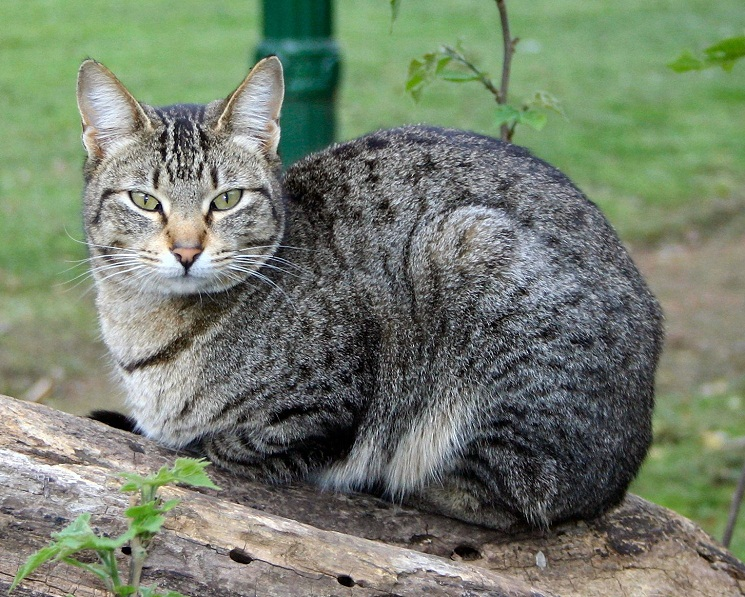
#> input picture Learning_open_cv/Photos/Cat.jpg, 745 x 597 px, given in place of the camera
$ python vision_test.py
#> lines starting #> are read from the running program, lines starting #| are printed output that depends on the picture; after the words box and inside, x2 and y2 are one past the last pixel; in counts of white or black regions, pixels touching at a corner belong together
'''cv2.inRange()....
This function applies a spatial binary indiicator accross three chanels across every pixel in the frame.
It outputs a single 2D matrix in HSV form. '''


'''cv2.findContours()....
This function analyses the 2D matrix and finds a discrete set of points that form the shape.
It transitions through the binary matrix line until it transitions from a 0 to a 1, and then continues until it transitions back to a 0.
It eventually creates a parametric curve that binds all the points.'''


'''cv2.boundingRect()....
This function finds the minimum area rectangle that contains all of the points from the contour'''


import cv2
import numpy as np

def main():
    # Initialize the webcam feed
    cap = cv2.VideoCapture(0)

    if not cap.isOpened():
        print("Error: Could not open webcam.")
        return
    print("Webcam feed started. Press 'q' to exit.")
    # Loop to continuously get frames from the webcam
    # The q means that the loop will break when the 'q' key is pressed

    while True:
        ret, frame = cap.read()
#> frame is the input picture: shape (597, 745, 3); mean B, G, R 109.5, 127.1, 116.6
        # ret is a boolean that returns true or false based on whether there was a frame recorded.
        # Check if the frame was captured successfully
        if not ret:
            print("Error: Could not read frame.")
            break
        height, width, _ = frame.shape
#> height = 597; width = 745
        centre_x = width // 2
#> centre_x = 372
        centre_y = height //2
#> centre_y = 298

        # Convert to HSV colour space
        # This stands for Hue, Saturation, and Value. It is a cylindrical color space that is often used in computer vision applications because it separates color information (hue) from intensity information (value).
        hsv_frame = cv2.cvtColor(frame, cv2.COLOR_BGR2HSV)
#> hsv_frame: shape (597, 745, 3); mean H, S, V 61.3, 51.1, 131.1

        # Next must define what constitutes the colour red
        # It must be defined by two ranges as red sits at 0 degrees on the hue spectrum.

        lower_red1 = np.array([0,120 , 70])
        upper_red1 = np.array([10, 255, 255])
        lower_red2 = np.array([170, 120, 70])
        upper_red2 = np.array([180, 255, 255])

        mask1 = cv2.inRange(hsv_frame, lower_red1, upper_red1)
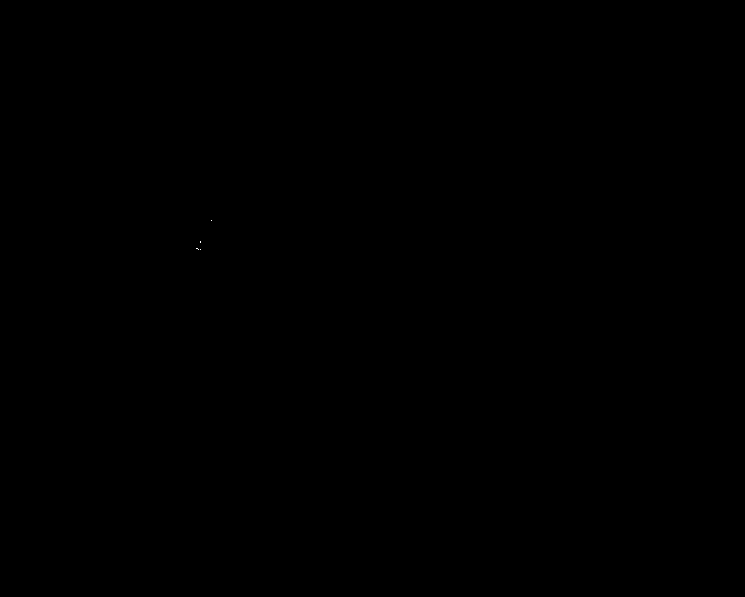
#> mask1: shape (597, 745); 0% white in thin lines or dots, all inside (x1, y1, x2, y2) = (196, 220, 212, 250)
        mask2 = cv2.inRange(hsv_frame, lower_red2, upper_red2)
#> mask2: shape (597, 745); every value is 0
        mask = mask1 + mask2
        # This creates a boolean mask for the specified red pixels that the drone will track.

        # To make the image more clear morphological dilation is used
        mask = cv2.dilate(mask, None, iterations=2)
#> mask: shape (597, 745); 0.02% white; 3 white regions

        # Find contours in the mask
        contours, _= cv2.findContours(mask, cv2.RETR_EXTERNAL, cv2.CHAIN_APPROX_SIMPLE)
#> contours = 3 contours, 1 with area under 20; largest, box (x1, y1, x2, y2) and area: (194, 246, 203, 252) 36, (198, 239, 203, 245) 20

        # Next, crosshairs are drawn at the centre
        cv2.drawMarker(frame, (centre_x, centre_y), (255, 255, 255), cv2.MARKER_CROSS, markerSize=20, thickness=2)
#> frame: shape (597, 745, 3); 0.03% of pixels changed, all inside (x1, y1, x2, y2) = (361, 287, 384, 310)

        # The largest contor is selected, (biggest blob)

        if contours:
            largest_contour = max(contours, key=cv2.contourArea)
#> largest_contour = [[194, 246], [194, 250], [195, 250], [196, 251], [202, 251], [202, 247], [200, 247], [199, 246]]

            #Filter out small contours based on their area
            if cv2.contourArea(largest_contour)> 500:
                # Now draw bounding box around the largest blob
                x, y, w, h = cv2.boundingRect(largest_contour)
                #and find drone target position


                target_x = x + w //2
                target_y = y + h //2

                # Pixel displacement error

                delta_x = target_x - centre_x
                delta_y = target_y - centre_y

                cv2.rectangle(frame, (x,y), (x+w, y+h), (0, 255, 0), 2)
                cv2.circle(frame, (target_x, target_y), 5, (0,255,0), -1)

                # Line from centre to target
                cv2.line(frame, (centre_x, centre_y), (target_x, target_y), (255, 0, 0), 2)
                # Now the pixel displacement can be displayed

                error_text = f"dx: {delta_x} px | dy: {delta_y} px"
                cv2.putText(frame, error_text, (20, 40),
                            cv2.FONT_HERSHEY_SIMPLEX, 0.8, (0, 255, 0), 2)

        else:
            cv2.putText(frame, "Target: Searching...", (20, 40),
                     cv2.FONT_HERSHEY_SIMPLEX, 0.8, (0, 0, 255), 2)

        # Display the live feeds
        cv2.imshow("Drone Visual Tracker", frame)
        cv2.imshow("Color Mask (Binary)", mask)

            # Press 'q' to break out of the loop
        if cv2.waitKey(1) & 0xFF == ord('q'):
#> (key q is pressed here)
            break

    # Clean up and release hardware resources
    cap.release()
    cv2.destroyAllWindows()

if __name__ == "__main__":
    main()
